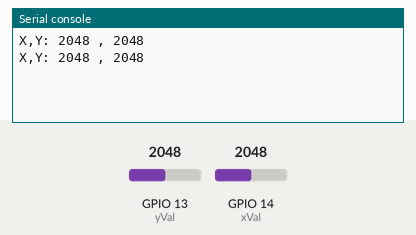
Bench run of a program on a simulated ESP32 board running MicroPython. Shown: the last lines printed to the serial console. The test bench sets the inputs (shaded band); at power-on: GPIO 13 (yVal) = 2048, GPIO 14 (xVal) = 2048 (analog values on the 0–4095 scale).

Above: at 1.2 s.
1.3 s: GPIO 13 (yVal) set to 2866
At 2.6 s:
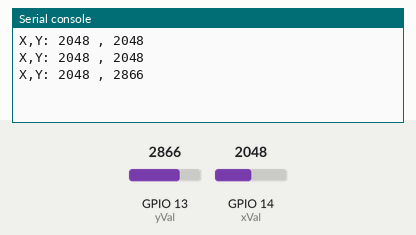
2.8 s: GPIO 14 (xVal) set to 2866
At 3.8 s:
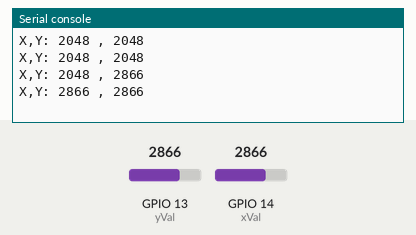
4.3 s: GPIO 13 (yVal) set to 3603
At 5.3 s:
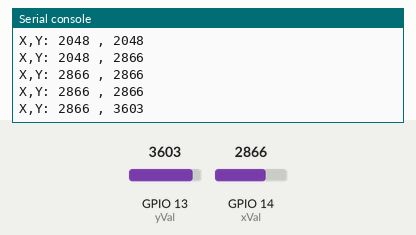
5.8 s: GPIO 14 (xVal) set to 3603
At 6.8 s:
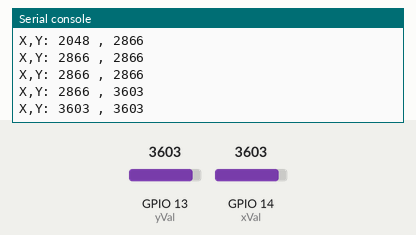
Timing chart, 0 to 8.3 s (numbered marks = the images above; inputs shaded):
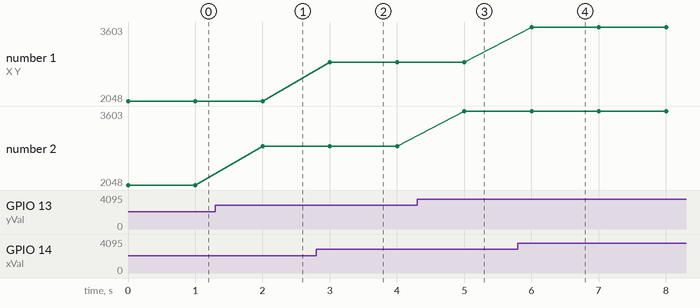

The program:

Joystick.py
```python
from machine import ADC,Pin
import time

xVal=ADC(Pin(14))
yVal=ADC(Pin(13))

xVal.atten(ADC.ATTN_11DB)
yVal.atten(ADC.ATTN_11DB)
xVal.width(ADC.WIDTH_12BIT)
yVal.width(ADC.WIDTH_12BIT)

while True:
  print("X,Y:",xVal.read(),",",yVal.read())
  time.sleep(1)
```

Measured:
- after the input at 1.3 s, the serial console: prints a new line after 0.70 s (image 1)
- after the input at 2.8 s, the serial console: prints a new line after 0.20 s (image 2)
- after the input at 4.3 s, the serial console: prints a new line after 0.70 s (image 3)
- after the input at 5.8 s, the serial console: prints a new line after 0.20 s (image 4)
- plotted number 2: 2048 → 2866 after the input at 1.3 s, 2866 → 3603 after the input at 4.3 s
